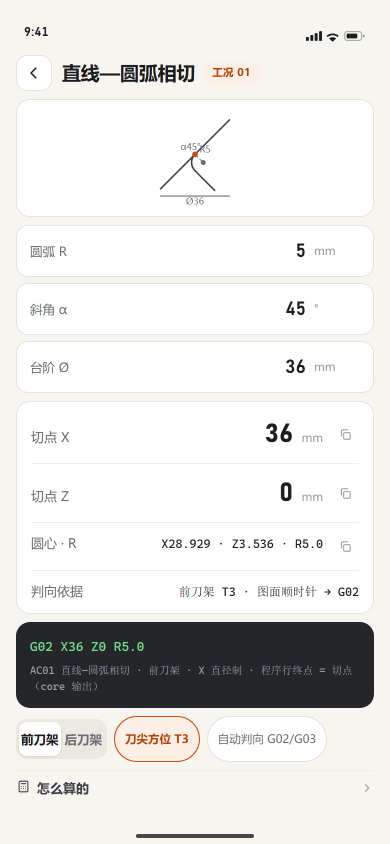
#> input picture docs/evidence/V4.3-FIG/runs/p06-ac01-param-a-390x844.png, 780 x 1688 px, found by its file name (shown at 1/2 size)
$ python measure-a4.py
#> lines starting #> are read from the running program, lines starting #| are printed output that depends on the picture
# -*- coding: utf-8 -*-
"""A4 quant check: baseline span, fillet/line geometry, O50 text-arc crossing crop."""
from PIL import Image
import os

BASE = r"C:\Users\Administrator\Desktop\ccc\q-novel\CNC Machinist Calculator\docs\evidence\V4.3-FIG\runs"
OUT  = r"C:\Users\Administrator\Desktop\ccc\q-novel\CNC Machinist Calculator\docs\evidence\V4.3-FIG\tools\crops-a4"

shots = {
    "ac01a": "p06-ac01-param-a-390x844.png",
    "ac01b": "p06-ac01-param-b-390x844.png",
    "ac05a": "p06-ac05-param-a-390x844.png",
    "ac05b": "p06-ac05-param-b-390x844.png",
}

imgs = {k: Image.open(os.path.join(BASE, v)).convert("L") for k, v in shots.items()}
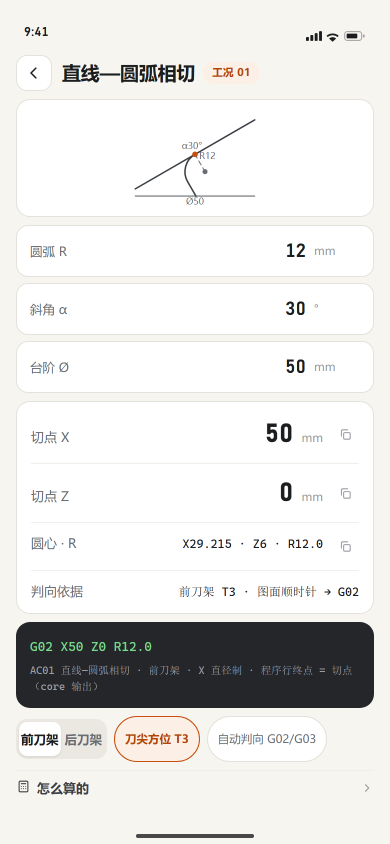
#> input picture docs/evidence/V4.3-FIG/runs/p06-ac01-param-b-390x844.png, 780 x 1688 px, found by its file name (shown at 1/2 size)
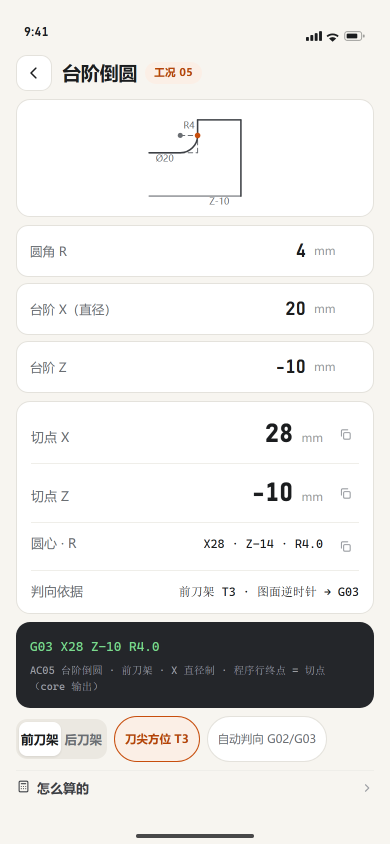
#> input picture docs/evidence/V4.3-FIG/runs/p06-ac05-param-a-390x844.png, 780 x 1688 px, found by its file name (shown at 1/2 size)
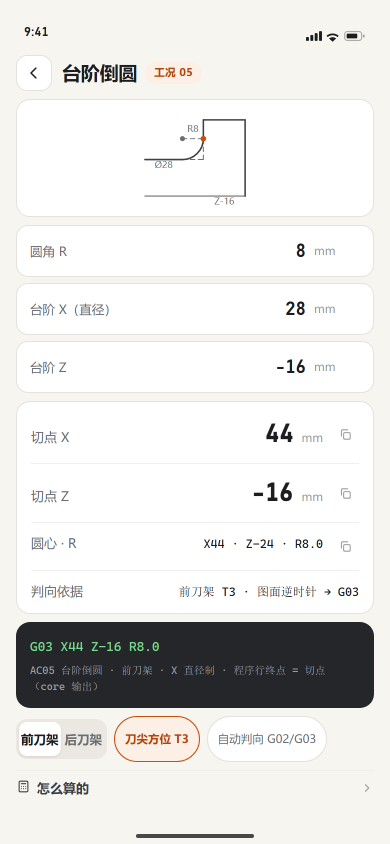
#> input picture docs/evidence/V4.3-FIG/runs/p06-ac05-param-b-390x844.png, 780 x 1688 px, found by its file name (shown at 1/2 size)

def rows_report(img, y0, y1, thr=140):
    """for rows y0..y1 report dark-pixel min/max x and count (top 8 by count)"""
    w = img.width
    res = []
    px = img.load()
    for y in range(y0, y1):
        xs = [x for x in range(40, w-40) if px[x, y] < thr]
        if xs:
            res.append((y, min(xs), max(xs), len(xs), max(xs)-min(xs)+1))
    res.sort(key=lambda r: -r[4])
    return res[:8]

def col_report(img, x0, x1, y0=210, y1=430, thr=140):
    px = img.load()
    out = {}
    for x in range(x0, x1):
        ys = [y for y in range(y0, y1) if px[x, y] < thr]
        if ys:
            out[x] = (min(ys), max(ys), len(ys))
    return out

for k, im in imgs.items():
    print("=== ", k, " rows y360-430 top8 by span:")
    for r in rows_report(im, 360, 430):
        print("   y=%d xmin=%d xmax=%d n=%d span=%d" % r)
#> this loop made 4 passes
#> k on passes 1 to 4: 'ac01a', 'ac01b', 'ac05a', 'ac05b'
#> (printed output is left out)

# right long vertical line columns (x 460..510) for ac05 shots
for k in ("ac05a", "ac05b"):
    cr = col_report(imgs[k], 460, 515)
    longest = max(cr.items(), key=lambda kv: kv[1][1]-kv[1][0])
    print(k, "right vertical line: x=%d ytop=%d ybot=%d len=%d" % (longest[0], longest[1][0], longest[1][1], longest[1][1]-longest[1][0]))
#> this loop made 2 passes
#> (k, longest) on passes 1 to 2: ('ac05a', (481, (238, 393, 156))), ('ac05b', (462, (238, 408, 8)))
#| ac05a right vertical line: x=481 ytop=238 ybot=393 len=155
#| ac05b right vertical line: x=462 ytop=238 ybot=408 len=170

# left diameter line y position: rows 290..340 top3 by span
for k in ("ac05a", "ac05b"):
    print("=== ", k, " left dia line rows y290-345 top3:")
    for r in rows_report(imgs[k], 290, 345)[:3]:
        print("   y=%d xmin=%d xmax=%d n=%d span=%d" % r)

# arc lowest point for ac01 shots: dark pixels in x 370..430 below y 380
for k in ("ac01a", "ac01b"):
    px = imgs[k].load()
    low = None
    for y in range(380, 440):
        for x in range(360, 440):
            if px[x, y] < 140:
                low = (x, y)
    print(k, "arc lowest dark pixel (x,y) below y380:", low)

# zoom crops: baseline text area for ac01a / ac01b
for tag, fn, box in [
    ("ac01a-baseline", "p06-ac01-param-a-390x844.png", (290, 350, 500, 430)),
    ("ac01b-baseline", "p06-ac01-param-b-390x844.png", (290, 330, 500, 432)),
]:
    im = Image.open(os.path.join(BASE, fn)).crop(box)
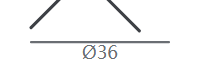
#> im: PIL image 210x80 RGB; mean R, G, B 247.8, 247.9, 248.1
    im = im.resize((im.width*8, im.height*8), Image.NEAREST)
#> im: PIL image 1680x640 RGB
    im.save(os.path.join(OUT, tag + ".png"))
    print("saved", tag, im.size)
#| saved ac01a-baseline (1680, 640)
